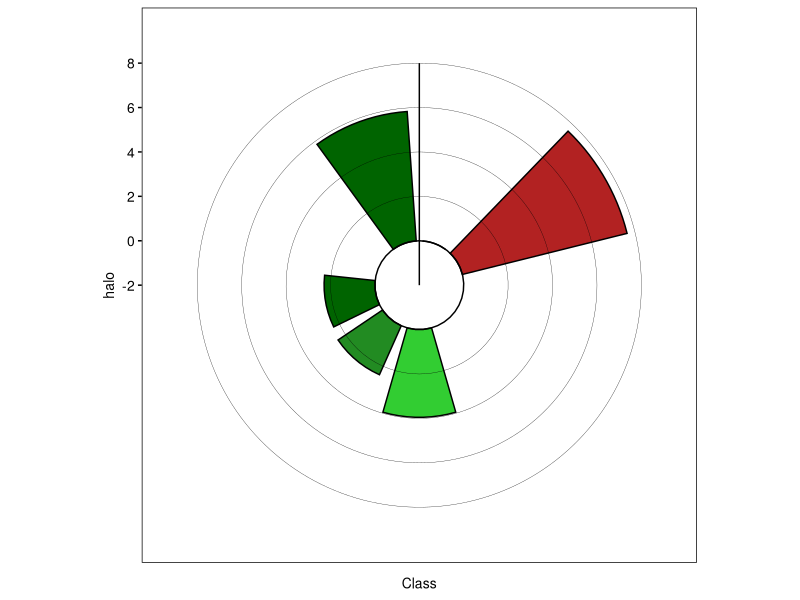

This figure's R source:
library(tidyverse)
#######


rm(list = ls())

#colors for plotting
colors<-c("Rs"="#006400", "L182"="#FFA500", "L394"="#4682B4",  "Agaricomycetes"="#bfbfbf", "Ascomycota"="#8B008B", "Dothideomycetes"="#DB7093", "Eurotiomycetes"="#bfbfbf", "Glomeromycetes"="#bfbfbf", "Lecanoromycetes"="#bfbfbf", "Leotiomycetes"="#bfbfbf", "Microbotryomycetes"="#bfbfbf", "Mucoromycotina"="#bfbfbf", "Pezizomycetes"="#bfbfbf", "Pezizomycotina"="#bfbfbf", "Saccharomycetes"="#bfbfbf", "Sordariomycetes"="#8B008B", "Tremellomycetes"="#bfbfbf", "[Saprospirae]"="#bfbfbf", "Acidimicrobiia"="#bfbfbf",  "Actinobacteria"="#B22222",  "Alphaproteobacteria"="#32CD32", "Bacilli"="#FFA500",  "Bacteroidia"="#bfbfbf",  "Betaproteobacteria"="#228B22",  "Chlamydiia"="#bfbfbf",  "Chloroflexi"="#bfbfbf", 
           "Clostridia"="#bfbfbf",  "Cytophagia"="#bfbfbf",  "DA052"="#bfbfbf",  "Deltaproteobacteria"="#bfbfbf", 
           "Fibrobacteria"="#bfbfbf",  "Flavobacteriia"="#4682B4",  "Gammaproteobacteria"="#006400",  "Gemm-1"="#bfbfbf",  "Nitrospira"="#bfbfbf", 
           "Rubrobacteria"="#bfbfbf",  "SC3"="#bfbfbf",  "Sphingobacteriia"="#bfbfbf",  "Thermoleophilia"="#bfbfbf",  "TK10"="#bfbfbf",  "TM7-3"="#bfbfbf",  "VHS-B5-50"="#bfbfbf")


#read tables
read_tsv(file = "F3B_data.txt")->all
data.frame("Class"="Rs", "halo"=5.840)->Rs




all %>% 
  filter(R401>0) %>% 
  group_by(Class) %>% 
  summarise(halo=mean(R401), sum(R401>0))->all
#bind_rows(all, leaf)->all
bind_rows(all, data.frame("Class"="yaxis","halo"=0))->all
all$halo*10->all$halo

bind_rows(all, Rs)->all

ggplot(all, aes(Class, halo, fill = Class)) + 
  geom_col(width = 0.8, color="#000000") + 
  geom_hline(yintercept = 0, color = "#000000", size = 0.5) +
  #geom_hline(yintercept = 0.1, color = "#000000", size = 0.1) +
  geom_hline(yintercept = 2, color = "#000000", size = 0.1) +
  #geom_hline(yintercept = 0.3, color = "#000000", size = 0.1) +
  geom_hline(yintercept = 4, color = "#000000", size = 0.1) +
  #geom_hline(yintercept = 0.5, color = "#000000", size = 0.1) +
  geom_hline(yintercept = 6, color = "#000000", size = 0.1) +
  #geom_hline(yintercept = 0.7, color = "#000000", size = 0.1) +
  geom_hline(yintercept = 8, color = "#000000", size = 0.1) +
  geom_vline(xintercept = 0.5, color = "#000000", size = 0.5)+
  scale_y_continuous(limits = c(-2, 8)) +
  #scale_color_manual(values=colors)+
  scale_fill_manual(values=colors)+
  scale_x_discrete(limits=c("yaxis", "Actinobacteria", "Bacilli",  "Flavobacteriia",  "Alphaproteobacteria", "Betaproteobacteria","Gammaproteobacteria","yaxis", "Rs"))+
  #geom_text(label = "Gross\nValue Added\nper Hour",
  #          x = 0, y = 0, color = "white", vjust = 1.7, size = 5,
  #          check_overlap = TRUE, fontface = "bold") +
  coord_polar()+
  theme_bw()+
  theme(panel.grid.major = element_blank(),
        panel.grid.minor = element_blank(), 
        axis.ticks = element_line(colour = "black", size = 0.5),
        panel.border = element_rect(colour = 'black', size=0.5, fill = NA),
        axis.text=element_text(size=10, color= "black"),
        axis.text.x =element_text(size=NA, color= NA),
        axis.title=element_text(size=10), 
        legend.background=element_blank(),
        legend.key=element_blank(),
        legend.position="none",
        strip.background = element_rect(color="black", fill=NA, size=0.5, linetype="solid"),
        strip.text.x = element_text(size = 8, color = "black"))+
  NULL
  

#ggsave("R401_targets_new.pdf")




